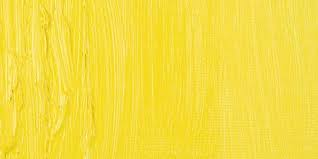
%> input picture Week 8/images/yellow10.jpg, 318 x 159 px
$ octave lab8_1.m   (GNU Octave 9; MATLAB toolbox functions it lacks are replaced by stand-ins)
%> lines starting %> are read from the running program, lines starting %| are printed output that depends on the picture; long printed decimals are rounded
clc
clear all
close all
tic;
query_img_path = "./images/yellow10.jpg";
for i = [8,16,32,64]
    query_features = getGLCMFeatures(query_img_path, i);
    out = sprintf(" QUANTIZATION LEVEL - %d",i);
    disp(out);
        out = sprintf(" Horizontal Energy - %f",query_features(1));
        disp(out);
        out = sprintf(" Horizontal Entropy - %f",query_features(2));
        disp(out);
        out = sprintf(" Horizontal Contrast - %f",query_features(3));
        disp(out);
        out = sprintf(" Horizontal Inverse Difference Moment - %f",query_features(4));
        disp(out);
        out = sprintf(" Vertical Energy - %f",query_features(5));
        disp(out);
        out = sprintf(" Vertical Entropy - %f",query_features(6));
        disp(out);
        out = sprintf(" Vertical Contrast - %f",query_features(7));
        disp(out);
        out = sprintf(" Vertical Inverse Difference Moment - %f\n",query_features(8));
        disp(out);
end
toc;

function features = getGLCMFeatures(imgFilePath, levels)
%> called with imgFilePath = './images/yellow10.jpg', levels = 8
if ~exist('levels', 'var')
    levels = 32;
end
directions = 3;

img = imread(imgFilePath);
%> img is the input picture: size 159x318x3 uint8; mean R, G, B 245, 221.2, 64.4
img = im2gray(img);
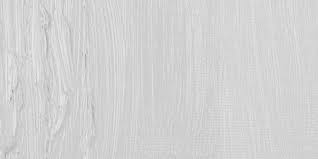
%> img: size 159x318 uint8; min 155, max 236, mean 210.5
[h, w] = size(img);
%> h = 159; w = 318

% Initialize the GLCM
GLCM = zeros(levels, levels, directions);

% Quantize the image
partitions = 256/levels;
img = imquantize(img, partitions:partitions:256);
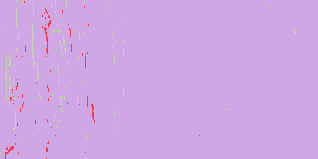
%> img: size 159x318 double; 4 distinct labels, from 5 to 8; one colour per label, 0 black

for i=1:h
    for j=1:w
        % Horizontal
        if j ~= w
            GLCM(img(i,j),img(i,j+1),1) = GLCM(img(i,j),img(i,j+1),1) + 1;
        end
        % Vertical
        if i ~= h
            GLCM(img(i,j),img(i+1,j),2) = GLCM(img(i,j),img(i+1,j),2) + 1;
        end
        % Leading Diagonal
        if i ~= h && j ~=w
            GLCM(img(i,j),img(i+1,j+1),3) = GLCM(img(i,j),img(i+1,j+1),3) + 1;
        end
    end
end

features = zeros(4,3);

% Calculate features for resp. directions
for d=1:directions
    GLCMDR = GLCM(:,:,d); % GLCM Direction Resp.
    % Normalize
    GLCMDR = GLCM(:,:,d)./sum(sum(GLCMDR));

    % Calculate energy
    tmp = GLCMDR.^2;
    features(1,d) = sum(tmp(:));

    % Calculate entropy
    tmp = GLCMDR.*log(GLCMDR);
    tmp(isnan(tmp)) = 0; % To avoid calc errors
    features(2,d) = -1 * sum(tmp(:));

    % Calculate contrast & IDM
    for i=1:levels
        for j=1:levels
            % Contrast
            features(3,d) = features(3,d) + ((i-j)^2*GLCMDR(i,j));
            % Inverse Difference Moment
            features(4,d) = features(4,d) + (GLCMDR(i,j)/(1+(i-j)^2));
        end
    end
end
%> after the loop, features = [0.937 0.956 0.936; 0.194 0.143 0.194; 0.0307 0.00945 0.0306; 0.985 0.995 0.985]; tmp = [0 0 0 0 0 0 0 0; 0 0 0 0 0 0 0 0; 0 0 0 0 0 0 0 0; 0 0 0 0 0 0 0 0; 0 0 0 0 0 0 -0.000404 0; 0 0 0 0 0 -0.0084 -0.025 -0.000216; 0 0 0 0 -0.000404 -0.0245 -0.0319 -0.0468; 0 0 0 0 0 -0.00155 -0.0466 -0.00885]

features = features(:);
%> features = [0.937; 0.194; 0.0307; 0.985; 0.956; 0.143; 0.00945; 0.995; 0.936; 0.194; 0.0306; 0.985]
%> `query_features = getGLCMFeatures(query_img_path, i);`: query_features has the same summary as features in getGLCMFeatures
%> `out = sprintf(" Horizontal Energy -`: out = ' Horizontal Energy - 0.936583'
%|  Horizontal Energy - 0.9366
%> `out = sprintf(" Horizontal Entropy -`: out = ' Horizontal Entropy - 0.194195'
%|  Horizontal Entropy - 0.1942
%> `out = sprintf(" Horizontal Contrast -`: out = ' Horizontal Contrast - 0.030673'
%|  Horizontal Contrast - 0.03067
%> `out = sprintf(" Horizontal Inverse Difference Moment -`: out = ' Horizontal Inverse Difference Moment - 0.985021'
%|  Horizontal Inverse Difference Moment - 0.985
%> `out = sprintf(" Vertical Energy -`: out = ' Vertical Energy - 0.956108'
%|  Vertical Energy - 0.9561
%> `out = sprintf(" Vertical Entropy -`: out = ' Vertical Entropy - 0.143116'
%|  Vertical Entropy - 0.1431
%> `out = sprintf(" Vertical Contrast -`: out = ' Vertical Contrast - 0.009454'
%|  Vertical Contrast - 0.009454
%|  Vertical Inverse Difference Moment - 0.9953

end
